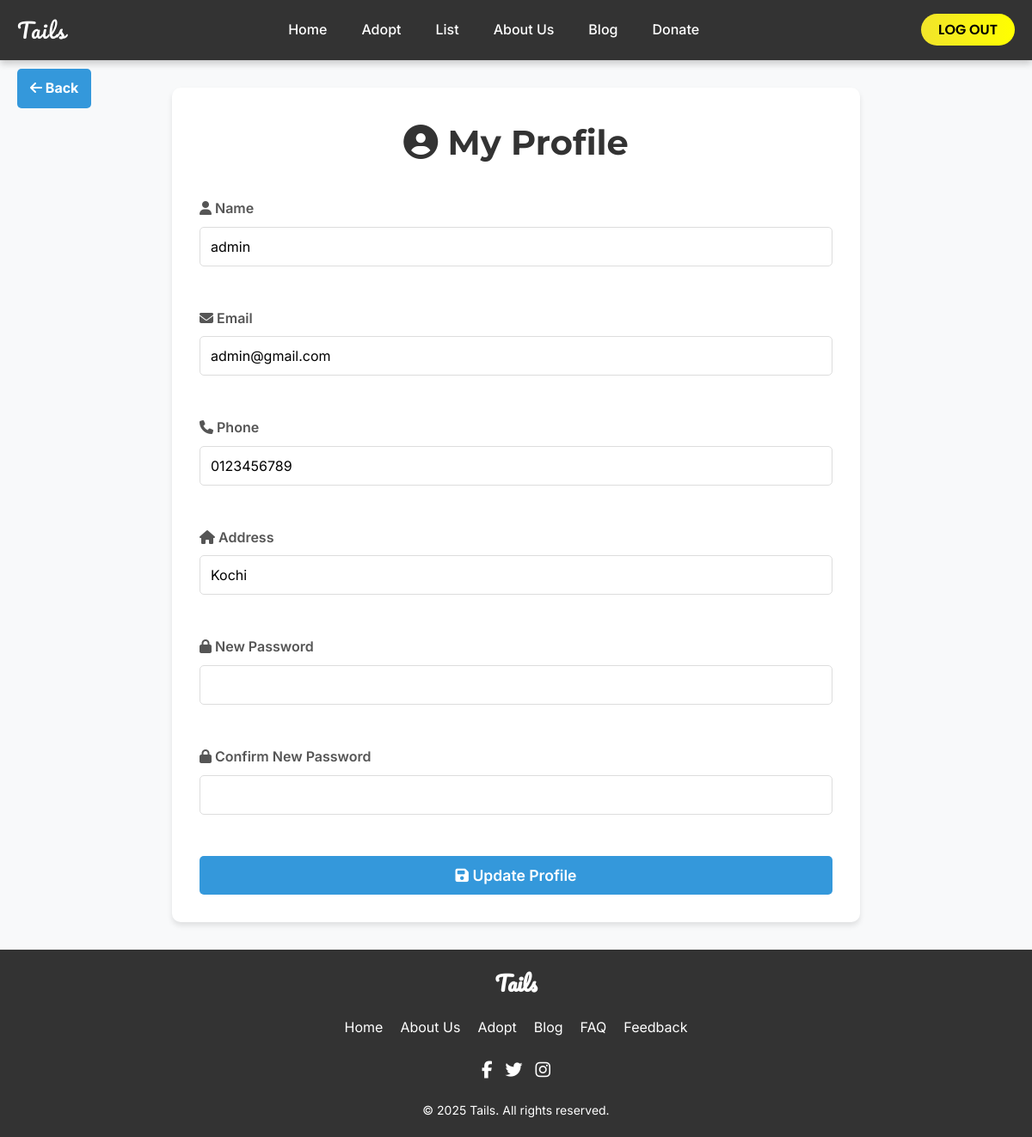
Screenshot of /miniproject/homepage/customer_profile.php (signed in) with the database file from the repository.
### tables this page shows
CREATE TABLE `customers` (
  `CustomerID` int(11) NOT NULL,
  `Name` varchar(100) NOT NULL,
  `Email` varchar(100) NOT NULL,
  `Password` varchar(255) NOT NULL,
  `Phone` varchar(15) DEFAULT NULL,
  `Address` varchar(255) DEFAULT NULL,
  `UserType` enum('Customer','Admin') DEFAULT 'Customer',
  `CreatedAt` timestamp NOT NULL DEFAULT current_timestamp()
);

### miniproject/homepage/customer_profile.php (the view, shortened to what this page needs)
<?php
require_once '../config/connection.php';
$userId = $_SESSION['user_id'];
$query = "SELECT * FROM customers WHERE CustomerID = ?";
$stmt = $conn->prepare($query);
$stmt->bind_param("i", $userId);
$stmt->execute();
$result = $stmt->get_result();
$user = $result->fetch_assoc();
?>
<!DOCTYPE html>
<html lang="en">
<head>
    <link rel="stylesheet" href="../donation/donate.css">
</head>
<body>
    <header>
        <div class="logo">Tails</div>
        <nav>
            <ul>
            <li><a href="../homepage/home.php" >Home</a></li>
        <li><a href="../adoption/adoption_listing.php">Adopt</a></li>
        <li><a href="../adoption/pet_listing.php">List</a></li>
        <li><a href="../aboutus/about.php" >About Us</a></li>
        <li><a href="../blog/blog.php">Blog</a></li>
        <li><a href="../donation/donate.php">Donate</a></li>
            </ul>
        </nav>
        <div class="login">
            <a href="?logout=1" class="nav-login">LOG OUT</a>
        </div>
    </header>
    <a href="../homepage/home.php" class="back-button">
        <i class="fas fa-arrow-left"></i> Back
    </a>
    <main class="profile-container">
        <div class="profile-header">
            <h1><i class="fas fa-user-circle"></i> My Profile</h1>
        </div>
        <form class="profile-form" method="POST" action="" id="profileForm">
            <div class="form-group">
                <label for="name"><i class="fas fa-user"></i> Name</label>
                <input type="text" id="name" name="name" value="<?php echo htmlspecialchars($user['Name']); ?>" required maxlength="100">
            </div>
            <div class="form-group">
                <label for="email"><i class="fas fa-envelope"></i> Email</label>
                <input type="email" id="email" name="email" value="<?php echo htmlspecialchars($user['Email']); ?>" required maxlength="100">
            </div>
            <div class="form-group">
                <label for="phone"><i class="fas fa-phone"></i> Phone</label>
                <input type="tel" id="phone" name="phone" value="<?php echo htmlspecialchars($user['Phone']); ?>" pattern="[0-9]{10}" title="Please enter a 10-digit phone number">
            </div>
            <div class="form-group">
                <label for="address"><i class="fas fa-home"></i> Address</label>
                <input type="text" id="address" name="address" value="<?php echo htmlspecialchars($user['Address']); ?>" maxlength="255">
            </div>
            <div class="form-group">
                <label for="new_password"><i class="fas fa-lock"></i> New Password</label>
                <input type="password" id="new_password" name="new_password" minlength="8">
            </div>
            <div class="form-group">
                <label for="confirm_password"><i class="fas fa-lock"></i> Confirm New Password</label>
                <input type="password" id="confirm_password" name="confirm_password" minlength="8">
            </div>
            <button type="submit" class="btn-update"><i class="fas fa-save"></i> Update Profile</button>
        </form>
    </main>
    <footer>
        <div class="footer-content">
            <div class="footer-logo">
                <h2>Tails</h2>
            </div>
            <div class="footer-links">
            <a href="../homepage/home.php">Home</a>
            <a href="../aboutus/about.php">About Us</a>
            <a href="../adoption/adoption_listing.php">Adopt</a>
            <a href="../blog/blog.php">Blog</a>
            <a href="../FAQ/index.php">FAQ</a>
            <a href="../feedback/feedback.php">Feedback</a>
            </div>
            <div class="footer-socials">
                <a href="#" class="social-icon"><i class="fab fa-facebook-f"></i></a>
                <a href="#" class="social-icon"><i class="fab fa-twitter"></i></a>
                <a href="#" class="social-icon"><i class="fab fa-instagram"></i></a>
            </div>
        </div>
        <div class="footer-bottom">
            <p>&copy; <?php echo date("Y"); ?> Tails. All rights reserved.</p>
        </div>
    </footer>
</body>
</html>

### miniproject/donation/donate.css (style rules this page uses)
* { font-family: 'Inter', sans-serif; padding: 0; margin: 0; box-sizing: border-box; text-decoration: none; }
body { font-family: 'Roboto', sans-serif; line-height: 1.6; color: #333; background-color: #f8f9fa; margin: 0; padding: 0; }
h1, h2, h3, h4, h5, h6 { font-family: 'Montserrat', sans-serif; color: #2c3e50; }
header { height: 70px; background: #333; display: flex; align-items: center; justify-content: space-between; padding: 0 20px; box-shadow: 0 4px 8px rgba(0, 0, 0, 0.2); }
.logo { font-family: 'Pacifico', cursive; font-size: 24px; color: #fff; letter-spacing: 1.5px; }
nav ul { display: flex; list-style: none; gap: 20px; }
nav a { color: #fff; font-size: 16px; font-weight: 500; padding: 10px; border-radius: 5px; transition: color 0.3s, background 0.3s; }
.nav-login { padding: 7px 20px; background: linear-gradient(to right, #f1e42b, #ffff00); color: black; font-family: 'Poppins', sans-serif; font-weight: 600; border-radius: 30px; transition: background 0.3s, box-shadow 0.3s, color 0.3s; }
.form-group { margin-bottom: 1.5rem; }
.form-group label { display: block; margin-bottom: 0.5rem; font-weight: 500; color: #34495e; }
.form-group input, .form-group select { width: 100%; padding: 0.75rem; border: 1px solid #bdc3c7; border-radius: 5px; font-size: 1rem; }
footer { background: #333; color: #fff; padding: 20px 0; text-align: center; }
.footer-content { display: flex; flex-direction: column; align-items: center; gap: 20px; }
.footer-logo h2 { margin: 0; font-family: "Pacifico", cursive; font-size: 24px; color: #fff; }
.footer-links { display: flex; gap: 20px; }
.footer-links a { color: #fff; font-size: 16px; }
.footer-socials { display: flex; gap: 15px; }
.social-icon { color: #fff; font-size: 20px; }
.footer-bottom { margin-top: 20px; }
.footer-bottom p { margin: 0; font-size: 14px; }

### miniproject/homepage/customer_profile.php (style rules this page uses)
.profile-container { max-width: 800px; margin: 2rem auto; padding: 2rem; background-color: #ffffff; border-radius: 10px; box-shadow: 0 4px 6px rgba(0, 0, 0, 0.1); }
.profile-header { text-align: center; margin-bottom: 2rem; }
.profile-header h1 { font-size: 2.5rem; color: #333; margin-bottom: 0.5rem; }
.profile-form { display: grid; gap: 1.5rem; }
.form-group { display: flex; flex-direction: column; }
.form-group label { font-weight: 600; margin-bottom: 0.5rem; color: #555; }
.form-group input { padding: 0.75rem; border: 1px solid #ddd; border-radius: 5px; font-size: 1rem; }
.btn-update { background-color: #3498db; color: white; padding: 0.75rem 1.5rem; border: none; border-radius: 5px; cursor: pointer; font-size: 1.1rem; font-weight: 600; transition: background-color 0.3s; }
.back-button { position: fixed; top: 80px; left: 20px; background-color: #3498db; color: white; padding: 10px 15px; border-radius: 5px; text-decoration: none; font-weight: bold; z-index: 1000; }

### rows the page displays
customers: name "admin", email "admin@gmail.com", phone "0123456789", address "Kochi"
